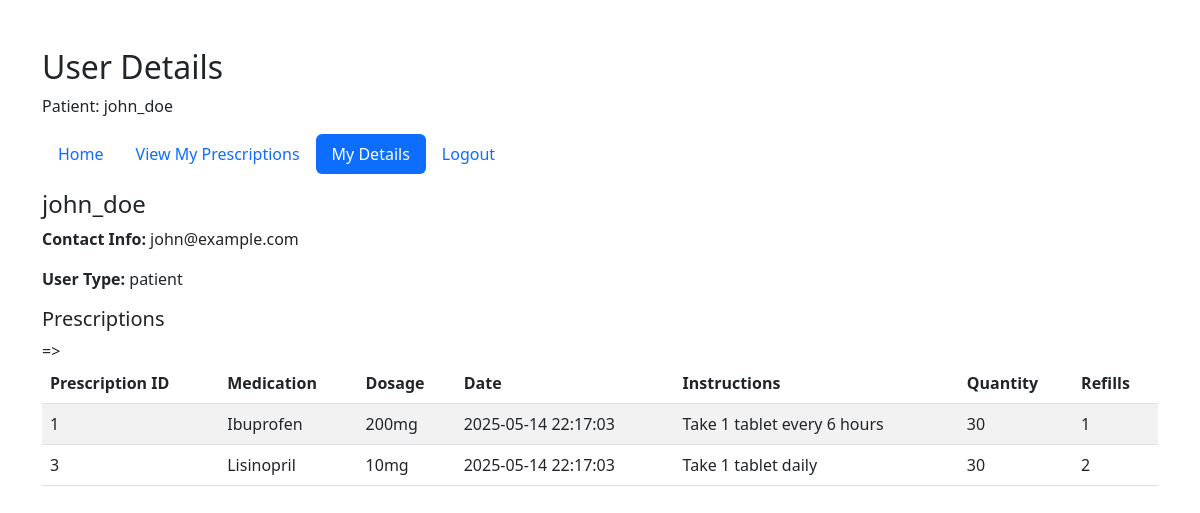
The page /pharmacyServer.php?action=viewUserDetails (signed in) on the database its author committed.
### tables this page shows
CREATE TABLE Users (
    userId INT NOT NULL UNIQUE AUTO_INCREMENT,
    userName VARCHAR(45) NOT NULL UNIQUE,
    contactInfo VARCHAR(200),
    userType ENUM('pharmacist', 'patient') NOT NULL,
    password VARCHAR(255) NOT NULL,
    PRIMARY KEY (userId)
);

CREATE TABLE Prescriptions (
    prescriptionId INT NOT NULL UNIQUE AUTO_INCREMENT,
    userId INT NOT NULL,
    medicationId INT NOT NULL,
    prescribedDate DATETIME NOT NULL,
    dosageInstructions VARCHAR(200),
    quantity INT NOT NULL,
    refillCount INT DEFAULT 0,
    PRIMARY KEY (prescriptionId),
    FOREIGN KEY (userId) REFERENCES Users(userId),
    FOREIGN KEY (medicationId) REFERENCES Medications(medicationId)
);

CREATE TABLE Medications (
    medicationId INT NOT NULL UNIQUE AUTO_INCREMENT,
    medicationName VARCHAR(45) NOT NULL,
    dosage VARCHAR(45) NOT NULL,
    manufacturer VARCHAR(100),
    PRIMARY KEY (medicationId)
);

### pharmacyDatabase.php (called while the page is built, shortened)
<?php
class PharmacyDatabase {
    private $host = "localhost";
    private $port = "3307";
    private $database = "pharmacy_portal_db";
    private $user = "root";
    private $password = "";
    private $connection;
    private function connect() {
        $this->connection = new mysqli($this->host, $this->user, $this->password, $this->database, $this->port);
    }
    public function getUserDetails($userId) {
        $stmt = $this->connection->prepare(
            "SELECT u.userId, u.userName, u.contactInfo, u.userType,
                    p.prescriptionId, p.prescribedDate, p.dosageInstructions, p.quantity, p.refillCount,
                    m.medicationName, m.dosage
             FROM Users u
             LEFT JOIN Prescriptions p ON u.userId = p.userId
             LEFT JOIN Medications m ON p.medicationId = m.medicationId
             WHERE u.userId = ?"
        );
        $stmt->bind_param("i", $userId);
        $stmt->execute();
        $result = $stmt->get_result()->fetch_all(MYSQLI_ASSOC);
        return $result;
    }
}
?>

### templates/viewUserDetails.php (the view, shortened to what this page needs)
<!DOCTYPE html>
<html lang="en">
<head>
    <link href="https://cdn.jsdelivr.net/npm/bootstrap@5.3.0/dist/css/bootstrap.min.css" rel="stylesheet">
</head>
<body>
    <div class="container mt-5">
        <h2>User Details</h2>
        <p><?php echo htmlspecialchars($_SESSION['userType'] === 'pharmacist' ? 'Pharmacist' : 'Patient'); ?>: <?php echo htmlspecialchars($_SESSION['userName']); ?></p>
        <nav class="mb-3">
            <ul class="nav nav-pills">
                <?php if ($_SESSION['userType'] === 'pharmacist'): ?>
                    <li class="nav-item"><a href="?action=pharmacist_home" class="nav-link">Home</a></li>
                    <li class="nav-item"><a href="?action=addPrescription" class="nav-link">Add Prescription</a></li>
                    <li class="nav-item"><a href="?action=viewPrescriptions" class="nav-link">View All Prescriptions</a></li>
                    <li class="nav-item"><a href="?action=addMedication" class="nav-link">Add Medication</a></li>
                    <li class="nav-item"><a href="?action=viewInventory" class="nav-link">View Inventory</a></li>
                    <li class="nav-item"><a href="?action=processSale" class="nav-link">Process Sale</a></li>
                    <li class="nav-item"><a href="?action=addUser" class="nav-link">Add User</a></li>
                    <li class="nav-item"><a href="?action=viewUserDetails" class="nav-link active">My Details</a></li>
                    <li class="nav-item"><a href="?action=logout" class="nav-link">Logout</a></li>
                <?php else: ?>
                    <li class="nav-item"><a href="?action=patient_home" class="nav-link">Home</a></li>
                    <li class="nav-item"><a href="?action=viewPrescriptions" class="nav-link">View My Prescriptions</a></li>
                    <li class="nav-item"><a href="?action=viewUserDetails" class="nav-link active">My Details</a></li>
                    <li class="nav-item"><a href="?action=logout" class="nav-link">Logout</a></li>
                <?php endif; ?>
            </ul>
        </nav>
        <?php if (!empty($userDetails)): ?>
            <h4><?php echo htmlspecialchars($userDetails[0]['userName']); ?></h4>
            <p><strong>Contact Info:</strong> <?php echo htmlspecialchars($userDetails[0]['contactInfo']); ?></p>
            <p><strong>User Type:</strong> <?php echo htmlspecialchars($userDetails[0]['userType']); ?></p>
            <h5>Prescriptions</h5>
            <?php if (count($userDetails) > 0 && !empty($userDetails[0]['prescriptionId'])): ?>
                <table class="table table-striped">
                    <thead>
                        <tr>
                            <th>Prescription ID</th>
                            <th>Medication</th>
                            <th>Dosage</th>
                            <th>Date</th>
                            <th>Instructions</th>
                            <th>Quantity</th>
                            => <th>Refills</th>
                        </tr>
                    </thead>
                    <tbody>
                        <?php foreach ($userDetails as $detail): ?>
                            <?php if (!empty($detail['prescriptionId'])): ?>
                                <tr>
                                    <td><?php echo htmlspecialchars($detail['prescriptionId']); ?></td>
                                    <td><?php echo htmlspecialchars($detail['medicationName']); ?></td>
                                    <td><?php echo htmlspecialchars($detail['dosage']); ?></td>
                                    <td><?php echo htmlspecialchars($detail['prescribedDate']); ?></td>
                                    <td><?php echo htmlspecialchars($detail['dosageInstructions']); ?></td>
                                    <td><?php echo htmlspecialchars($detail['quantity']); ?></td>
                                    <td><?php echo htmlspecialchars($detail['refillCount']); ?></td>
                                </tr>
                            <?php endif; ?>
                        <?php endforeach; ?>
                    </tbody>
                </table>
            <?php else: ?>
                <p>No prescriptions found.</p>
            <?php endif; ?>
        <?php else: ?>
            <p>No user details found.</p>
        <?php endif; ?>
    </div>
</body>
</html>

### rows shown on the page
users: userName "john_doe", contactInfo "john@example.com", userType "patient"
prescriptions: prescriptionId "1", medicationId.medicationName "Ibuprofen", medicationId.dosage "200mg", prescribedDate "2025-05-14 22:17:03", dosageInstructions "Take 1 tablet every 6 hours", quantity "30", refillCount "1"
prescriptions: prescriptionId "3", medicationId.medicationName "Lisinopril", medicationId.dosage "10mg", prescribedDate "2025-05-14 22:17:03", dosageInstructions "Take 1 tablet daily", quantity "30", refillCount "2"

### other values the page prints
$_SESSION['userType'] === 'pharmacist' ? 'Pharmacist' : 'Patient' "Patient"
$_SESSION['userName'] "john_doe"
